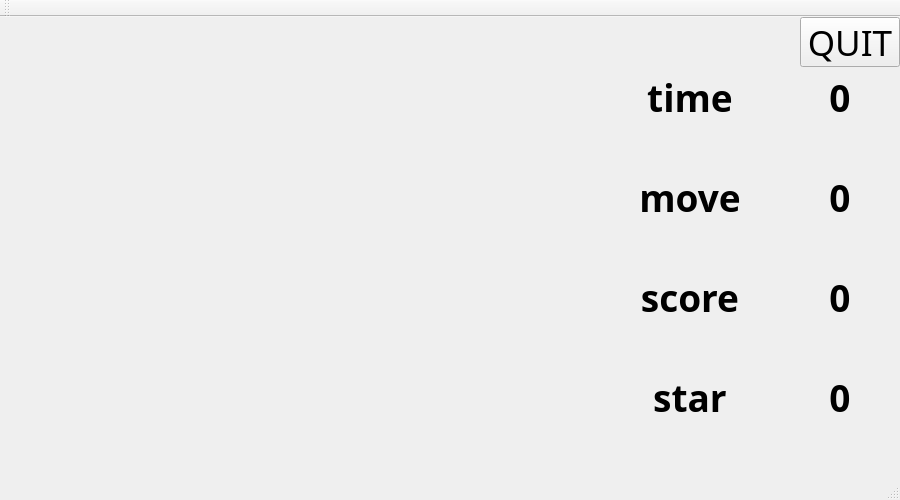
<?xml version="1.0" encoding="UTF-8"?>
<ui version="4.0">
 <class>MainWindow</class>
 <widget class="QMainWindow" name="MainWindow">
  <property name="geometry">
   <rect>
    <x>0</x>
    <y>0</y>
    <width>900</width>
    <height>500</height>
   </rect>
  </property>
  <property name="windowTitle">
   <string>MainWindow</string>
  </property>
  <widget class="QWidget" name="centralWidget">
   <widget class="QLabel" name="label">
    <property name="geometry">
     <rect>
      <x>630</x>
      <y>20</y>
      <width>120</width>
      <height>120</height>
     </rect>
    </property>
    <property name="font">
     <font>
      <family>Algerian</family>
      <pointsize>28</pointsize>
      <weight>75</weight>
      <bold>true</bold>
     </font>
    </property>
    <property name="text">
     <string>time</string>
    </property>
    <property name="alignment">
     <set>Qt::AlignCenter</set>
    </property>
   </widget>
   <widget class="QLabel" name="label_2">
    <property name="geometry">
     <rect>
      <x>780</x>
      <y>20</y>
      <width>120</width>
      <height>120</height>
     </rect>
    </property>
    <property name="font">
     <font>
      <family>Algerian</family>
      <pointsize>28</pointsize>
      <weight>75</weight>
      <bold>true</bold>
     </font>
    </property>
    <property name="text">
     <string>0</string>
    </property>
    <property name="alignment">
     <set>Qt::AlignCenter</set>
    </property>
   </widget>
   <widget class="QLabel" name="label_3">
    <property name="geometry">
     <rect>
      <x>630</x>
      <y>120</y>
      <width>120</width>
      <height>120</height>
     </rect>
    </property>
    <property name="font">
     <font>
      <family>Algerian</family>
      <pointsize>28</pointsize>
      <weight>75</weight>
      <bold>true</bold>
     </font>
    </property>
    <property name="text">
     <string>move</string>
    </property>
    <property name="alignment">
     <set>Qt::AlignCenter</set>
    </property>
   </widget>
   <widget class="QLabel" name="label_4">
    <property name="geometry">
     <rect>
      <x>780</x>
      <y>120</y>
      <width>120</width>
      <height>120</height>
     </rect>
    </property>
    <property name="font">
     <font>
      <family>Algerian</family>
      <pointsize>28</pointsize>
      <weight>75</weight>
      <bold>true</bold>
     </font>
    </property>
    <property name="text">
     <string>0</string>
    </property>
    <property name="alignment">
     <set>Qt::AlignCenter</set>
    </property>
   </widget>
   <widget class="QLabel" name="label_5">
    <property name="geometry">
     <rect>
      <x>630</x>
      <y>220</y>
      <width>120</width>
      <height>120</height>
     </rect>
    </property>
    <property name="font">
     <font>
      <family>Algerian</family>
      <pointsize>28</pointsize>
      <weight>75</weight>
      <bold>true</bold>
     </font>
    </property>
    <property name="text">
     <string>score</string>
    </property>
    <property name="alignment">
     <set>Qt::AlignCenter</set>
    </property>
   </widget>
   <widget class="QLabel" name="label_6">
    <property name="geometry">
     <rect>
      <x>780</x>
      <y>220</y>
      <width>120</width>
      <height>120</height>
     </rect>
    </property>
    <property name="font">
     <font>
      <family>Algerian</family>
      <pointsize>28</pointsize>
      <weight>75</weight>
      <bold>true</bold>
     </font>
    </property>
    <property name="text">
     <string>0</string>
    </property>
    <property name="alignment">
     <set>Qt::AlignCenter</set>
    </property>
   </widget>
   <widget class="QLabel" name="label_7">
    <property name="geometry">
     <rect>
      <x>630</x>
      <y>320</y>
      <width>120</width>
      <height>120</height>
     </rect>
    </property>
    <property name="font">
     <font>
      <family>Algerian</family>
      <pointsize>28</pointsize>
      <weight>75</weight>
      <bold>true</bold>
     </font>
    </property>
    <property name="text">
     <string>star</string>
    </property>
    <property name="alignment">
     <set>Qt::AlignCenter</set>
    </property>
   </widget>
   <widget class="QLabel" name="label_8">
    <property name="geometry">
     <rect>
      <x>780</x>
      <y>320</y>
      <width>120</width>
      <height>120</height>
     </rect>
    </property>
    <property name="font">
     <font>
      <family>Algerian</family>
      <pointsize>28</pointsize>
      <weight>75</weight>
      <bold>true</bold>
     </font>
    </property>
    <property name="text">
     <string>0</string>
    </property>
    <property name="alignment">
     <set>Qt::AlignCenter</set>
    </property>
   </widget>
   <widget class="QPushButton" name="pushButton">
    <property name="geometry">
     <rect>
      <x>800</x>
      <y>0</y>
      <width>100</width>
      <height>50</height>
     </rect>
    </property>
    <property name="font">
     <font>
      <family>Agency FB</family>
      <pointsize>26</pointsize>
     </font>
    </property>
    <property name="text">
     <string>QUIT</string>
    </property>
   </widget>
  </widget>
  <widget class="QMenuBar" name="menuBar">
   <property name="geometry">
    <rect>
     <x>0</x>
     <y>0</y>
     <width>900</width>
     <height>21</height>
    </rect>
   </property>
  </widget>
  <widget class="QToolBar" name="mainToolBar">
   <attribute name="toolBarArea">
    <enum>TopToolBarArea</enum>
   </attribute>
   <attribute name="toolBarBreak">
    <bool>false</bool>
   </attribute>
  </widget>
  <widget class="QStatusBar" name="statusBar"/>
 </widget>
 <layoutdefault spacing="6" margin="11"/>
 <resources/>
 <connections/>
</ui>
